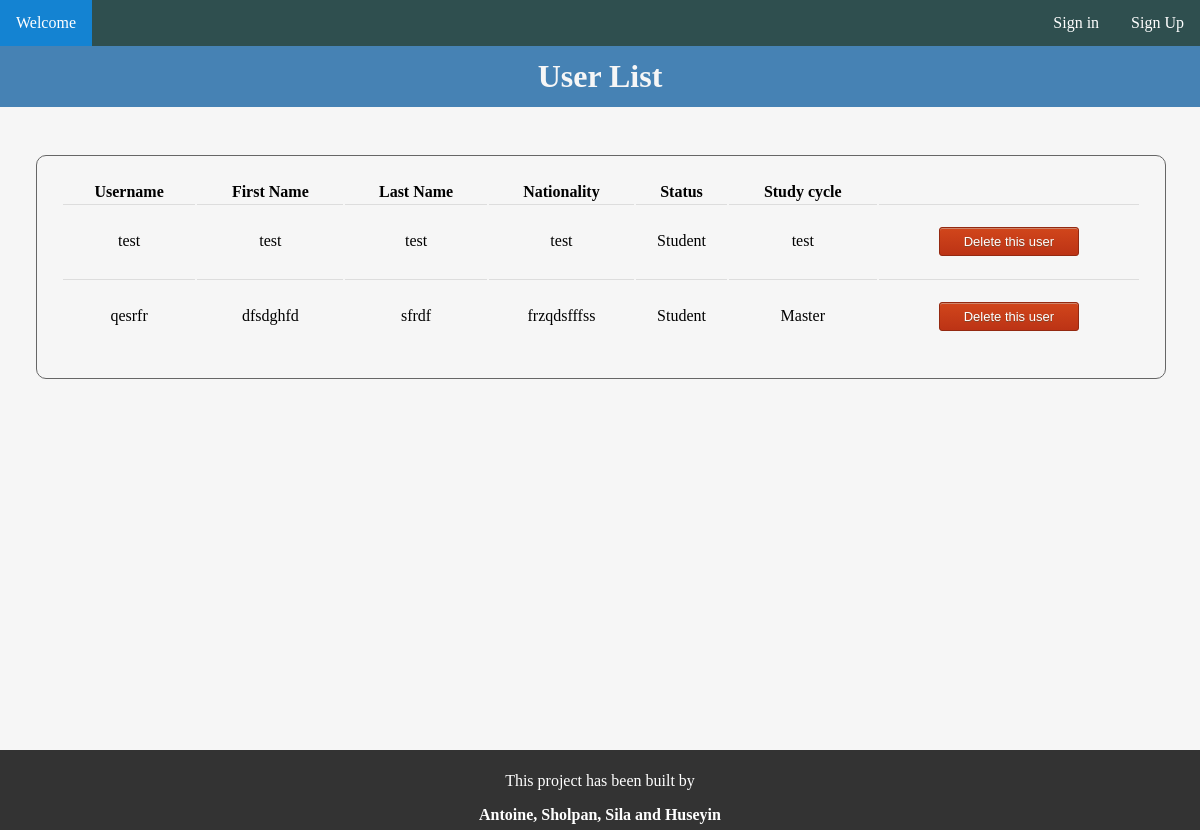
Before: /UserList.php with the older database file.
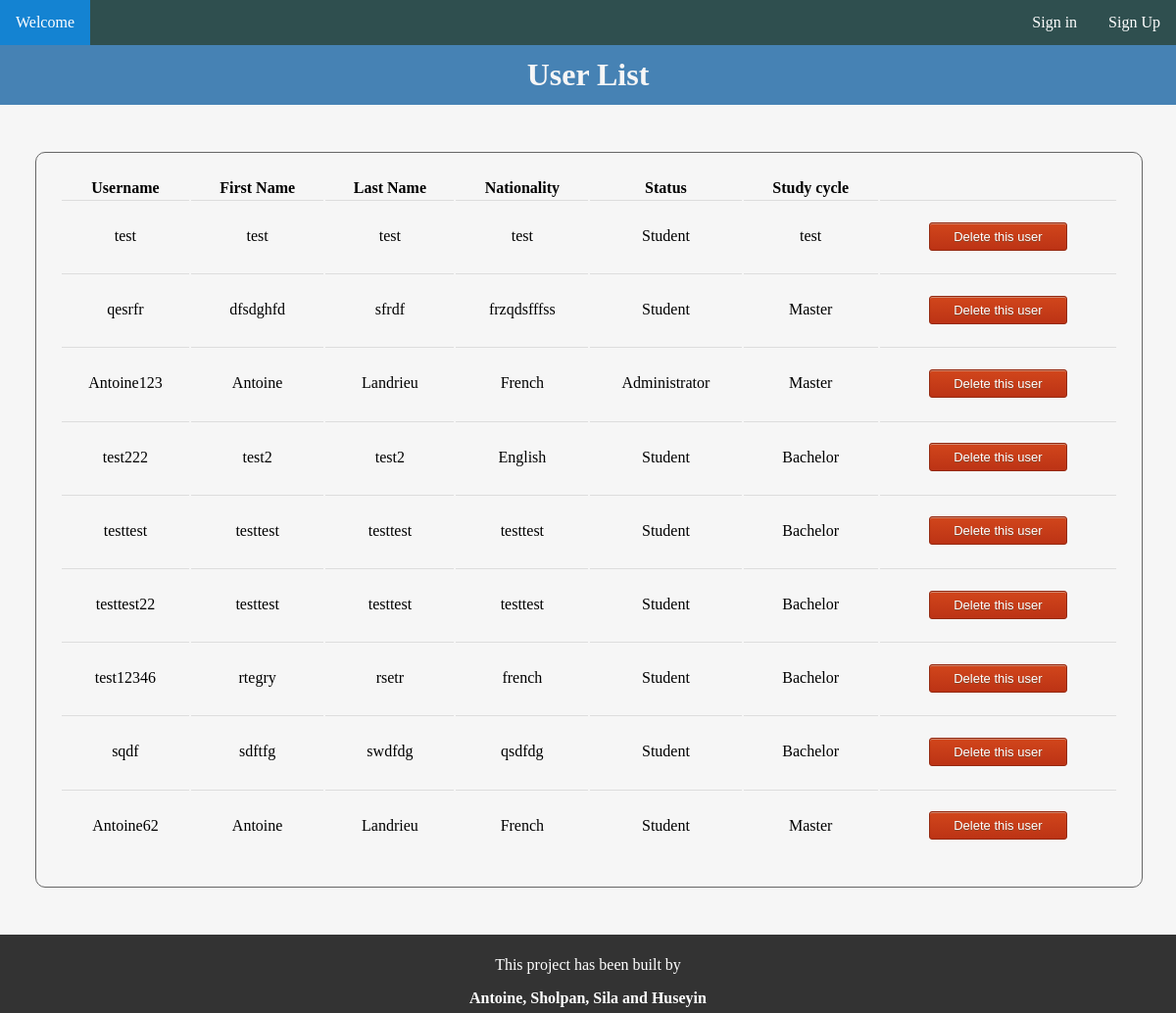
After: the same page with the newer database file.
### tables this page shows
CREATE TABLE IF NOT EXISTS `user` (
  `IdU` bigint(20) NOT NULL AUTO_INCREMENT,
  `Username` varchar(255) NOT NULL,
  `FirstName` varchar(255) NOT NULL,
  `Surname` varchar(255) NOT NULL,
  `DateOfBirth` date NOT NULL,
  `Nationality` varchar(255) NOT NULL,
  `Sex` varchar(255) NOT NULL,
  `StudyCycle` varchar(255) DEFAULT NULL,
  `FieldOfEducation` varchar(255) NOT NULL,
  `status` varchar(11) NOT NULL,
  `Email` varchar(255) NOT NULL,
  `pwd` varchar(255) NOT NULL,
  `Phone` varchar(20) NOT NULL,
  `DateArrival` date DEFAULT NULL,
  `DateDeparture` date DEFAULT NULL,
  `IdUnivers` bigint(20) DEFAULT NULL,
  PRIMARY KEY (`IdU`),
  UNIQUE KEY `Username` (`Username`)
);

### UserList.php (the view, shortened to what this page needs)
<?php
 include("include/Head.php"); ?>
    <?php
    include("include/Header.php");
    include("include/nav.php");
    ?>
<div>
<h1 class="whereFrom">User List</h1>
<div class="List">
    <table>
        <tr>
            <th>Username</th>
            <th>First Name</th>
            <th>Last Name</th>
            <th>Nationality</th>
            <th>Status</th>
            <th>Study cycle</th>
        </tr>
        <?php
        include("include/Configuration.php");
        $UserList = $bdd->query('SELECT * FROM user');
        while ($User = $UserList->fetch())
        {
            ?>
            <tr>
                <td><?php echo $User['Username'] ?></td>
                <td><?php echo $User['FirstName'] ?></td>
                <td><?php echo $User['Surname'] ?></td>
                <td><?php echo $User['Nationality'] ?></td>
                <td><?php
                        if($User['status'] == 1)
                        { echo "Student";}
                        if($User['status'] == 3)
                        { echo "Administrator";}
                        ?></td>
                <td><?php echo $User['StudyCycle'] ?></td>
                <td><form name="EditMyProfil" method="post" action="DeleteUser.php">
                        <button class="myButton">Delete this user</button>
                    </form>
                </td>
            </tr>
            <?php
        }
        ?>
        </table>
</div>
</div>
<?php include("include/footer.php"); ?>

### include/Head.php (shortened to what this page needs)
<!DOCTYPE HTML>
<html>
	<head>
		<link rel = "stylesheet" href = "style/style.css"/>
	</head>

### include/Header.php (shortened to what this page needs)
<body>
<div class="wrapper">

### include/nav.php
<?php
if(isset($_SESSION['Username']))
{
    ?>
    <nav>
        <ul>
        <li><a href = "Universities.php">Universities List</a> </li>
        <li><a href = "Basket.php">My Baskets</a></li>
        <div class = "IRight">
            <?php if( $_SESSION['status'] == 3)
            { ?>
                <li><a href = "UserList.php">Users List</a></li>
            <?php } ?>
            <li><a href = "MyProfil.php">My profile</a></li>
            <li><a href = "logout.php">Sign out</a></li>
        </div>
    </ul>
    </nav>
<?php
}
else
{
    ?>
    <nav>
        <ul>
        <li><a href = "Index.php">Welcome</a> </li>
        <div class = "IRight">
            <li><a href = "login.php">Sign in</a></li>
            <li><a href = "SignUp.php">Sign Up</a></li>
        </div>
    </ul>
    </nav>
    <?php
}
?>

### include/footer.php
<div class="push"></div>
</div>
<footer>
			<p>This project has been built by</p>
			<b>Antoine, Sholpan, Sila and Huseyin</b>
		</footer>
	</body>
</html>

### style/style.css (style rules this page uses)
html,body { height: 100%; font-size: 16px; margin: 0px; background-color: #f6f6f6; }
nav ul { list-style-type: none; margin: 0; padding: 0; overflow: hidden; background-color: #2F4F4F; }
nav ul li { float: left; }
nav ul li a { display: block; color: white; text-align: center; padding: 14px 16px; text-decoration: none; }
.IRight { float : right; }
.List { width: 90%; margin: 4% 3%; padding:2%; border-radius: 10px; border-width: 1px; border-style: solid; border-color: #666666; }
.List table { width: 100%; text-align: center; }
.List td { border-top: 1px solid #ddd; padding: 2% 0%; }
.whereFrom { background-color: #4682B4; color: #f6f6f6; text-align: center; padding: 1%; margin: 0%; }
.myButton { box-shadow:inset 0px 1px 0px 0px #cf866c; background:linear-gradient(to bottom, #d0451b 5%, #bc3315 100%); background-color:#d0451b; border-radius:3px; border:1px solid #942911; display:inline-block; cursor:pointer; color:#ffffff; font-family:Arial; font-size:13px; padding:6px 24px; text-decoration:none; text-shadow:0px 1px 0px #854629; }
.wrapper { min-height: 100%; margin-bottom: -50px; }
.footer, .push { height: 50px; }
footer { background-color: #333; color: white; padding:0.5%; text-align: center; }

Changed rows visible on the page:
added user: Username "Antoine123", FirstName "Antoine", Surname "Landrieu", Nationality "French", status "Administrator", StudyCycle "Master"
added user: Username "test222", FirstName "test2", Surname "test2", Nationality "English", status "Student", StudyCycle "Bachelor"
added user: Username "testtest", FirstName "testtest", Surname "testtest", Nationality "testtest", status "Student", StudyCycle "Bachelor"
added user: Username "testtest22", FirstName "testtest", Surname "testtest", Nationality "testtest", status "Student", StudyCycle "Bachelor"
added user: Username "test12346", FirstName "rtegry", Surname "rsetr", Nationality "french", status "Student", StudyCycle "Bachelor"
added user: Username "sqdf", FirstName "sdftfg", Surname "swdfdg", Nationality "qsdfdg", status "Student", StudyCycle "Bachelor"
added user: Username "Antoine62", FirstName "Antoine", Surname "Landrieu", Nationality "French", status "Student", StudyCycle "Master"
